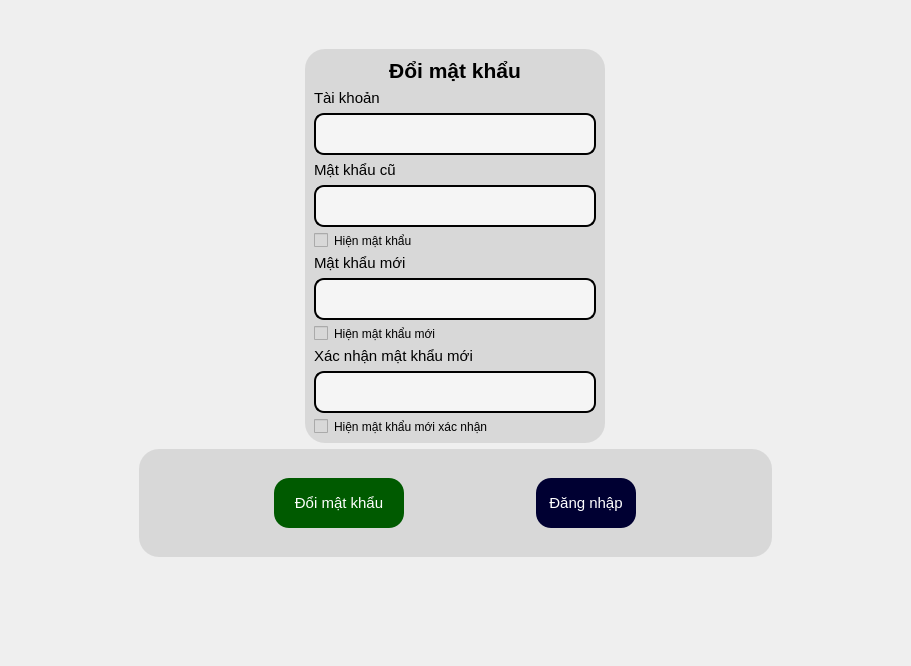
      <widget class="QWidget" name="trang_doi_mk">
       <layout class="QGridLayout" name="gridLayout_5">
        <item row="0" column="0">
         <layout class="QHBoxLayout" name="horizontalLayout_11">
          <item>
           <spacer name="horizontalSpacer_8">
            <property name="orientation">
             <enum>Qt::Horizontal</enum>
            </property>
            <property name="sizeHint" stdset="0">
             <size>
              <width>128</width>
              <height>18</height>
             </size>
            </property>
           </spacer>
          </item>
          <item>
           <layout class="QVBoxLayout" name="verticalLayout_13">
            <item>
             <spacer name="verticalSpacer_7">
              <property name="orientation">
               <enum>Qt::Vertical</enum>
              </property>
              <property name="sizeHint" stdset="0">
               <size>
                <width>20</width>
                <height>38</height>
               </size>
              </property>
             </spacer>
            </item>
            <item>
             <layout class="QVBoxLayout" name="verticalLayout_14">
              <item>
               <layout class="QHBoxLayout" name="horizontalLayout_12">
                <item>
                 <widget class="QFrame" name="frame_8">
                  <property name="sizePolicy">
                   <sizepolicy hsizetype="Preferred" vsizetype="Preferred">
                    <horstretch>0</horstretch>
                    <verstretch>0</verstretch>
                   </sizepolicy>
                  </property>
                  <property name="minimumSize">
                   <size>
                    <width>300</width>
                    <height>350</height>
                   </size>
                  </property>
                  <property name="maximumSize">
                   <size>
                    <width>300</width>
                    <height>450</height>
                   </size>
                  </property>
                  <property name="styleSheet">
                   <string notr="true">border-color: rgb(0, 0, 0);
background-color: rgb(216, 216, 216);
border-radius: 20px;</string>
                  </property>
                  <property name="frameShape">
                   <enum>QFrame::StyledPanel</enum>
                  </property>
                  <property name="frameShadow">
                   <enum>QFrame::Raised</enum>
                  </property>
                  <layout class="QVBoxLayout" name="verticalLayout_15">
                   <item>
                    <widget class="QLabel" name="label_15">
                     <property name="font">
                      <font>
                       <family>Tahoma</family>
                       <pointsize>16</pointsize>
                       <weight>75</weight>
                       <bold>true</bold>
                      </font>
                     </property>
                     <property name="text">
                      <string>Đổi mật khẩu</string>
                     </property>
                     <property name="alignment">
                      <set>Qt::AlignCenter</set>
                     </property>
                    </widget>
                   </item>
                   <item>
                    <widget class="QLabel" name="label_16">
                     <property name="sizePolicy">
                      <sizepolicy hsizetype="Maximum" vsizetype="Maximum">
                       <horstretch>0</horstretch>
                       <verstretch>0</verstretch>
                      </sizepolicy>
                     </property>
                     <property name="font">
                      <font>
                       <pointsize>11</pointsize>
                      </font>
                     </property>
                     <property name="text">
                      <string>Tài khoản</string>
                     </property>
                    </widget>
                   </item>
                   <item>
                    <widget class="QLineEdit" name="edt_tk_doi_mk">
                     <property name="sizePolicy">
                      <sizepolicy hsizetype="Preferred" vsizetype="Preferred">
                       <horstretch>0</horstretch>
                       <verstretch>0</verstretch>
                      </sizepolicy>
                     </property>
                     <property name="font">
                      <font>
                       <family>Arial,sans-serif</family>
                       <pointsize>-1</pointsize>
                      </font>
                     </property>
                     <property name="styleSheet">
                      <string notr="true">QLineEdit {
                border: 2px solid black;
                border-radius: 10px;
                padding: 10px;
                background-color: #f5f5f5;
                color: #333;
                font-family: Arial, sans-serif;
                font-size: 14px;
            }
            QLineEdit:focus {
                border: 2px solid black;
            }</string>
                     </property>
                    </widget>
                   </item>
                   <item>
                    <widget class="QLabel" name="label_17">
                     <property name="sizePolicy">
                      <sizepolicy hsizetype="Maximum" vsizetype="Maximum">
                       <horstretch>0</horstretch>
                       <verstretch>0</verstretch>
                      </sizepolicy>
                     </property>
                     <property name="font">
                      <font>
                       <pointsize>11</pointsize>
                      </font>
                     </property>
                     <property name="text">
                      <string>Mật khẩu cũ</string>
                     </property>
                    </widget>
                   </item>
                   <item>
                    <widget class="QLineEdit" name="edt_mkcu">
                     <property name="sizePolicy">
                      <sizepolicy hsizetype="Preferred" vsizetype="Preferred">
                       <horstretch>0</horstretch>
                       <verstretch>0</verstretch>
                      </sizepolicy>
                     </property>
                     <property name="font">
                      <font>
                       <family>Arial,sans-serif</family>
                       <pointsize>-1</pointsize>
                      </font>
                     </property>
                     <property name="styleSheet">
                      <string notr="true">QLineEdit {
                border: 2px solid black;
                border-radius: 10px;
                padding: 10px;
                background-color: #f5f5f5;
                color: #333;
                font-family: Arial, sans-serif;
                font-size: 14px;
            }
            QLineEdit:focus {
                border: 2px solid black;
            }</string>
                     </property>
                     <property name="echoMode">
                      <enum>QLineEdit::Password</enum>
                     </property>
                    </widget>
                   </item>
                   <item>
                    <widget class="QCheckBox" name="cb_mk_cu">
                     <property name="text">
                      <string>Hiện mật khẩu</string>
                     </property>
                    </widget>
                   </item>
                   <item>
                    <widget class="QLabel" name="label_18">
                     <property name="sizePolicy">
                      <sizepolicy hsizetype="Maximum" vsizetype="Maximum">
                       <horstretch>0</horstretch>
                       <verstretch>0</verstretch>
                      </sizepolicy>
                     </property>
                     <property name="font">
                      <font>
                       <pointsize>11</pointsize>
                      </font>
                     </property>
                     <property name="text">
                      <string>Mật khẩu mới</string>
                     </property>
                    </widget>
                   </item>
                   <item>
                    <widget class="QLineEdit" name="edt_mk_moi">
                     <property name="sizePolicy">
                      <sizepolicy hsizetype="Preferred" vsizetype="Preferred">
                       <horstretch>0</horstretch>
                       <verstretch>0</verstretch>
                      </sizepolicy>
                     </property>
                     <property name="font">
                      <font>
                       <family>Arial,sans-serif</family>
                       <pointsize>-1</pointsize>
                      </font>
                     </property>
                     <property name="styleSheet">
                      <string notr="true">QLineEdit {
                border: 2px solid black;
                border-radius: 10px;
                padding: 10px;
                background-color: #f5f5f5;
                color: #333;
                font-family: Arial, sans-serif;
                font-size: 14px;
            }
            QLineEdit:focus {
                border: 2px solid black;
            }</string>
                     </property>
                     <property name="echoMode">
                      <enum>QLineEdit::PasswordEchoOnEdit</enum>
                     </property>
                    </widget>
                   </item>
                   <item>
                    <widget class="QCheckBox" name="cb_mkmoi">
                     <property name="text">
                      <string>Hiện mật khẩu mới</string>
                     </property>
                    </widget>
                   </item>
                   <item>
                    <widget class="QLabel" name="label_19">
                     <property name="sizePolicy">
                      <sizepolicy hsizetype="Maximum" vsizetype="Maximum">
                       <horstretch>0</horstretch>
                       <verstretch>0</verstretch>
                      </sizepolicy>
                     </property>
                     <property name="font">
                      <font>
                       <pointsize>11</pointsize>
                      </font>
                     </property>
                     <property name="text">
                      <string>Xác nhận mật khẩu mới</string>
                     </property>
                    </widget>
                   </item>
                   <item>
                    <widget class="QLineEdit" name="edt_xn_mkmoi">
                     <property name="styleSheet">
                      <string notr="true">QLineEdit {
                border: 2px solid black;
                border-radius: 10px;
                padding: 10px;
                background-color: #f5f5f5;
                color: #333;
                font-family: Arial, sans-serif;
                font-size: 14px;
            }
            QLineEdit:focus {
                border: 2px solid black;
            }</string>
                     </property>
                    </widget>
                   </item>
                   <item>
                    <widget class="QCheckBox" name="cb_xnmk_moi">
                     <property name="text">
                      <string>Hiện mật khẩu mới xác nhận</string>
                     </property>
                    </widget>
                   </item>
                  </layout>
                 </widget>
                </item>
               </layout>
              </item>
              <item>
               <widget class="QFrame" name="frame_11">
                <property name="minimumSize">
                 <size>
                  <width>633</width>
                  <height>108</height>
                 </size>
                </property>
                <property name="styleSheet">
                 <string notr="true">border-color: rgb(0, 0, 0);
background-color: rgb(216, 216, 216);
border-radius: 20px;</string>
                </property>
                <property name="frameShape">
                 <enum>QFrame::StyledPanel</enum>
                </property>
                <property name="frameShadow">
                 <enum>QFrame::Raised</enum>
                </property>
                <layout class="QHBoxLayout" name="horizontalLayout_13">
                 <item>
                  <widget class="QPushButton" name="btn_xn_doi_mk">
                   <property name="sizePolicy">
                    <sizepolicy hsizetype="Preferred" vsizetype="Expanding">
                     <horstretch>0</horstretch>
                     <verstretch>0</verstretch>
                    </sizepolicy>
                   </property>
                   <property name="maximumSize">
                    <size>
                     <width>130</width>
                     <height>50</height>
                    </size>
                   </property>
                   <property name="font">
                    <font>
                     <pointsize>11</pointsize>
                    </font>
                   </property>
                   <property name="styleSheet">
                    <string notr="true">QPushButton {
    background-color: rgb(0, 90, 0);
    color: rgb(255, 255, 255);
    border-radius: 15px;
}

QPushButton:hover {
    background-color: green;
}
</string>
                   </property>
                   <property name="text">
                    <string>Đổi mật khẩu</string>
                   </property>
                  </widget>
                 </item>
                 <item>
                  <widget class="QPushButton" name="btn_ql_dn_doimk">
                   <property name="sizePolicy">
                    <sizepolicy hsizetype="Preferred" vsizetype="Expanding">
                     <horstretch>0</horstretch>
                     <verstretch>0</verstretch>
                    </sizepolicy>
                   </property>
                   <property name="maximumSize">
                    <size>
                     <width>100</width>
                     <height>50</height>
                    </size>
                   </property>
                   <property name="font">
                    <font>
                     <pointsize>11</pointsize>
                    </font>
                   </property>
                   <property name="styleSheet">
                    <string notr="true">QPushButton {
    background-color: rgb(0, 0, 50);
    color: rgb(255, 255, 255);
    border-radius: 15px;
}

QPushButton:hover {
    background-color: rgb(109, 109, 109);
	
	
}
</string>
                   </property>
                   <property name="text">
                    <string>Đăng nhập</string>
                   </property>
                  </widget>
                 </item>
                </layout>
               </widget>
              </item>
             </layout>
            </item>
            <item>
             <spacer name="verticalSpacer_8">
              <property name="orientation">
               <enum>Qt::Vertical</enum>
              </property>
              <property name="sizeHint" stdset="0">
               <size>
                <width>20</width>
                <height>98</height>
               </size>
              </property>
             </spacer>
            </item>
           </layout>
          </item>
          <item>
           <spacer name="horizontalSpacer_11">
            <property name="orientation">
             <enum>Qt::Horizontal</enum>
            </property>
            <property name="sizeHint" stdset="0">
             <size>
              <width>128</width>
              <height>18</height>
             </size>
            </property>
           </spacer>
          </item>
         </layout>
        </item>
       </layout>
      </widget>
